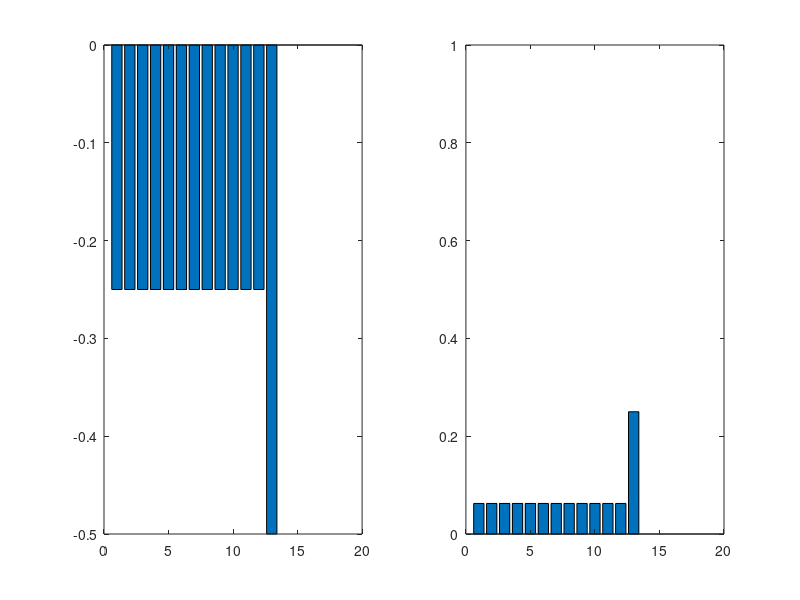

Write the MATLAB code that produced this figure. (Note: this script raises an error after producing the figure.)
%%%%%%%%%%%%%%%%%%%%%%%%%%%%%%%%%%%%%%%%%%%%%%%%%%%%%%%%%%%%%%%%%%%%%%%%%%%
% MATLAB code - Noise Analysis

% Title: Performance of the Partitioned Hardware Efficient Quantum Search 
%        Algorithm with the Diagonalizable/Damping Noise Effect 

% Authors: A. Ahmadkhaniha1, Y. Mafi1, P. Kazemikhah, H. Aghababa1,
%         M.R. Kolahdouz1

%%%%%%%%%%%%%%%%%%%%%%%%%%%%%%%%%%%%%%%%%%%%%%%%%%%%%%%%%%%%%%%%%%%%%%%%%%%
%%%%%%%%%%%%%%%%%% Partial algorithm with Noisy diffuser %%%%%%%%%%%%%%%%%%
%%%%%%%%%%%%%%%%%%%%%%%%%%%%%%%%%%%%%%%%%%%%%%%%%%%%%%%%%%%%%%%%%%%%%%%%%%%

clc
clear
close all

ket0 = [1;0];
ket1 = [0;1];

I = eye(2);
H = 1/sqrt(2).*[1 1;1 -1];
X = [0 1;1 0];
Z = [1 0;0 -1];
CNOT = [1 0 0 0;0 1 0 0;0 0 0 1;0 0 1 0];
CCCNOT=eye(16);
CCCNOT(15,15)=0;CCCNOT(16,15)=1;
CCCNOT(16,16)=0;CCCNOT(15,16)=1;

v = 13;
Oracle = eye(16);
Oracle(v,v) = -1;

Diffuser_Local_up = kron(kron(H,I),kron(I,I));
Diffuser_Local_up = kron(kron(X,Z),kron(I,I))*Diffuser_Local_up;
Diffuser_Local_up = kron(CNOT,kron(I,I))*Diffuser_Local_up;
Diffuser_Local_up = kron(kron(X,Z),kron(I,I))*Diffuser_Local_up;
Diffuser_Local_up = kron(kron(H,I),kron(I,I))*Diffuser_Local_up;

Diffuser_Local_down = kron(kron(I,I),kron(H,I));
Diffuser_Local_down = kron(kron(I,I),kron(X,Z))*Diffuser_Local_down;
Diffuser_Local_down = kron(kron(I,I),CNOT)*Diffuser_Local_down;
Diffuser_Local_down = kron(kron(I,I),kron(X,Z))*Diffuser_Local_down;
Diffuser_Local_down = kron(kron(I,I),kron(H,I))*Diffuser_Local_down;

Diffuser = kron(kron(H,H),kron(H,I));
Diffuser = kron(kron(X,X),kron(X,Z))*Diffuser;
Diffuser = CCCNOT*Diffuser;
Diffuser = kron(kron(X,X),kron(X,Z))*Diffuser;
Diffuser = kron(kron(H,H),kron(H,I))*Diffuser;


Psi = kron(kron(ket0,ket0),kron(ket0,ket0));    % Initial state
Psi = kron(kron(H,H),kron(H,H))*Psi;            % Hadamard operation
% figure
% subplot(1,2,1)
% bar(Psi)
% subplot(1,2,2)
% bar(Psi.^2)
% ylim([0 1])

Psi = Oracle*Psi;                               % Oracle operation
% figure
% subplot(1,2,1)
% bar(Psi)
% subplot(1,2,2)
% bar(Psi.^2)
% ylim([0 1])

Psi = Diffuser_Local_down*Psi;                   % Diffuser operation
figure
subplot(1,2,1)
bar(Psi)
subplot(1,2,2)
bar(Psi.^2)
ylim([0 1])

Psi = Oracle*Psi;                               % Oracle operation
% figure
% subplot(1,2,1)
% bar(Psi)
% subplot(1,2,2)
% bar(Psi.^2)
% ylim([0 1])

Psi = Diffuser*Psi;                             % Diffuser operation
% figure
% subplot(1,2,1)
% bar(Psi)
% subplot(1,2,2)
% bar(Psi.^2)
% ylim([0 1])

Psi_final = Psi;


%%%%%%%%%%%%%%%%%%%%%%%%%%%%%%%%%%%%%%%%%%%%%%%%%%%%%%%%%%%%%%%%%%%%%%%%%%%
%%%%%%%%%%%%%%%%%%%%%%%%%% Noise Analysis %%%%%%%%%%%%%%%%%%%%%%%%%%%%%%%%%
%%%%%%%%%%%%%%%%%%%%%%%%%%%%%%%%%%%%%%%%%%%%%%%%%%%%%%%%%%%%%%%%%%%%%%%%%%%

syms P_AD P_PD

E_AD_0 = [1 0;0 sqrt(1-P_AD)];
E_AD_1 = [0 sqrt(P_AD);0 0];

E_PD_0 = sqrt(1-P_PD).*I;
E_PD_1 = sqrt(P_PD).*[1 0;0 0];
E_PD_2 = sqrt(P_PD).*[0 0;0 1];

% Amplitude-Damping noise
E0 = kron(kron(E_AD_0,E_AD_0),kron(E_AD_0,E_AD_0));
E1 = kron(kron(E_AD_1,E_AD_1),kron(E_AD_1,E_AD_1));

% Phase-Damping noise
% E0 = kron(kron(E_PD_0,E_PD_0),kron(E_PD_0,E_PD_0));
% E1 = kron(kron(E_PD_1,E_PD_1),kron(E_PD_1,E_PD_1));
% E2 = kron(kron(E_PD_2,E_PD_2),kron(E_PD_2,E_PD_2));


Psi = kron(kron(ket0,ket0),kron(ket0,ket0));    % Initial state
rho = Psi*conj(Psi');

U1 = kron(kron(H,H),kron(H,H));                 % Hadamard operation
rho = U1*(rho*conj(U1'));

U2 = Oracle;                                    % Oracle operation
rho = U2*(rho*conj(U2'));


U3 = Diffuser_Local_down;                         % Diffuser operation
rho = U3*(rho*conj(U3'));
% rho = simplify(E0*rho*conj(E0')+E1*rho*conj(E1'));% Nosie operation
rho = simplify(E0*rho*conj(E0')+E1*rho*conj(E1')+E2*rho*conj(E2'));% Nosie operation

U4 = Oracle;                                    % Oracle operation
rho = U4*(rho*conj(U4'));


U5 = Diffuser;                         % Diffuser operation
rho = U5*(rho*conj(U5'));
% rho = simplify(E0*rho*conj(E0')+E1*rho*conj(E1'));% Nosie operation
rho = simplify(E0*rho*conj(E0')+E1*rho*conj(E1')+E2*rho*conj(E2'));% Nosie operation


Fidelity = simplify(conj(Psi_final')*rho*Psi_final);


